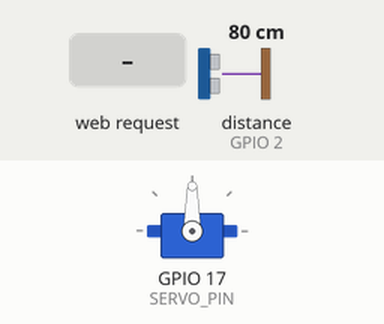
Recording of a sketch running on a simulated ESP32. Shown: servo. Inputs (shaded band) come from the test bench; at power-on: distance to the obstacle (sensor on GPIO 2) 80 cm. The echo pulse lasts 58.3 µs per cm.

Above: at 1.2 s.
1.3 s: HTTP request GET /data received
At 1.9 s:
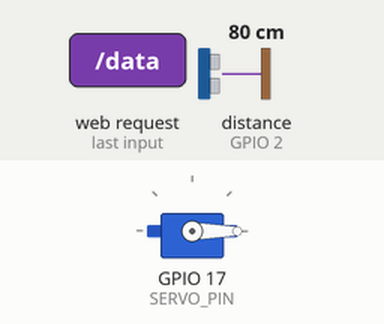
Timing chart, 0 to 4.3 s (numbered marks = the images above; inputs shaded):
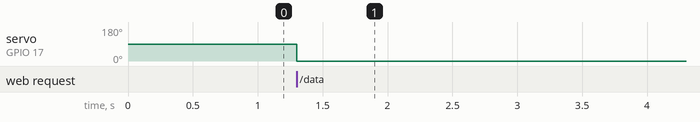

The sketch:

radarrr.ino
```cpp
#include <WiFi.h>
#include <WebServer.h>
#include <DNSServer.h>
#include <ESP32Servo.h>
#define TRIG 4
#define ECHO 2
#define SERVO_PIN 17

DNSServer dnsServer;
WebServer server(80);
Servo radarServo;

int angle = 0;
int dir = 1;

long getDistance() {
  digitalWrite(TRIG, LOW);
  delayMicroseconds(2);
  digitalWrite(TRIG, HIGH);
  delayMicroseconds(10);
  digitalWrite(TRIG, LOW);

  long duration = pulseIn(ECHO, HIGH, 30000);
  long cm = duration * 0.034 / 2;
  if (cm <= 0 || cm > 200) cm = 200;
  return cm;
}

void handleData() {
  radarServo.write(angle);
  delay(12);

  long dist = getDistance();
  server.send(200, "text/plain", String(angle) + "," + String(dist));

  angle += dir;
  if (angle >= 180 || angle <= 0) dir = -dir;
}

void handlePortal() {
  server.send(200, "text/html", R"rawliteral(
<!DOCTYPE html>
<html>
<head>
<meta name="viewport" content="width=device-width">
<title>MH2 RADAR</title>
<style>
body{
  margin:0;
  background:black;
  color:#00ff00;
  display:flex;
  flex-direction:column;
  align-items:center;
  justify-content:center;
  height:100vh;
  font-family:monospace;
}
h1{  margin:8px; letter-spacing:3px;}
canvas{  box-shadow:0 0 40px #00ff00;}
</style>
</head>
<body> <h1>MH2 RADAR</h1>
<canvas id="radar" width="420" height="420"></canvas>
<script>
const canvas = document.getElementById("radar");
const ctx = canvas.getContext("2d");
const c = 210;
function drawGrid(){
  ctx.strokeStyle="rgba(0,255,0,0.2)";
for(let r=40;r<=200;r+=40){
    ctx.beginPath();
    ctx.arc(c,c,r,Math.PI,2*Math.PI);
    ctx.stroke();
  }
  for(let a=0;a<=180;a+=30){
    let rad=a*Math.PI/180;
    let x=c+200*Math.cos(rad);
    let y=c-200*Math.sin(rad);

ctx.beginPath();
ctx.moveTo(c,c);
ctx.lineTo(x,y);
ctx.stroke();

 ctx.fillStyle="#00ff00";
 ctx.fillText(a+"°", c+210*Math.cos(rad)-10, c-210*Math.sin(rad)+5);
  }
}
function drawSweep(a){
  let rad=a*Math.PI/180;
  ctx.strokeStyle="rgba(0,255,0,0.9)";
  ctx.lineWidth=2;
  ctx.beginPath();
  ctx.moveTo(c,c);
  ctx.lineTo(c+200*Math.cos(rad),c-200*Math.sin(rad));
  ctx.stroke();
}
function drawDot(a,d){
  if(d<180){
    let rad=a*Math.PI/180;
    let x=c+d*Math.cos(rad);
    let y=c-d*Math.sin(rad);
    ctx.fillStyle="red";
    ctx.beginPath();
    ctx.arc(x,y,5,0,Math.PI*2);
    ctx.fill();
  }
}
function render(a,d){
  ctx.fillStyle="rgba(0,0,0,0.25)";
  ctx.fillRect(0,0,420,420);
  drawGrid();
  drawSweep(a);
  drawDot(a,d);
}
setInterval(()=>{
 fetch("/data")
 .then(r=>r.text())
 .then(t=>{
   let p=t.split(",");
   render(+p[0],+p[1]);
 });
},70);
</script>
</body>
</html>
)rawliteral");
}
void setup() {
  pinMode(TRIG, OUTPUT);
  pinMode(ECHO, INPUT);
  radarServo.attach(SERVO_PIN);
WiFi.softAP("MH2_RADAR");
dnsServer.start(53, "*", WiFi.softAPIP());
  server.on("/", handlePortal);
  server.on("/data", handleData);
  server.onNotFound(handlePortal);
  server.begin();
}
void loop() {
  dnsServer.processNextRequest();
  server.handleClient();
}
```

Measured:
- after the input at 1.3 s, servo on GPIO 17 (SERVO_PIN): 90° → 0° at once
